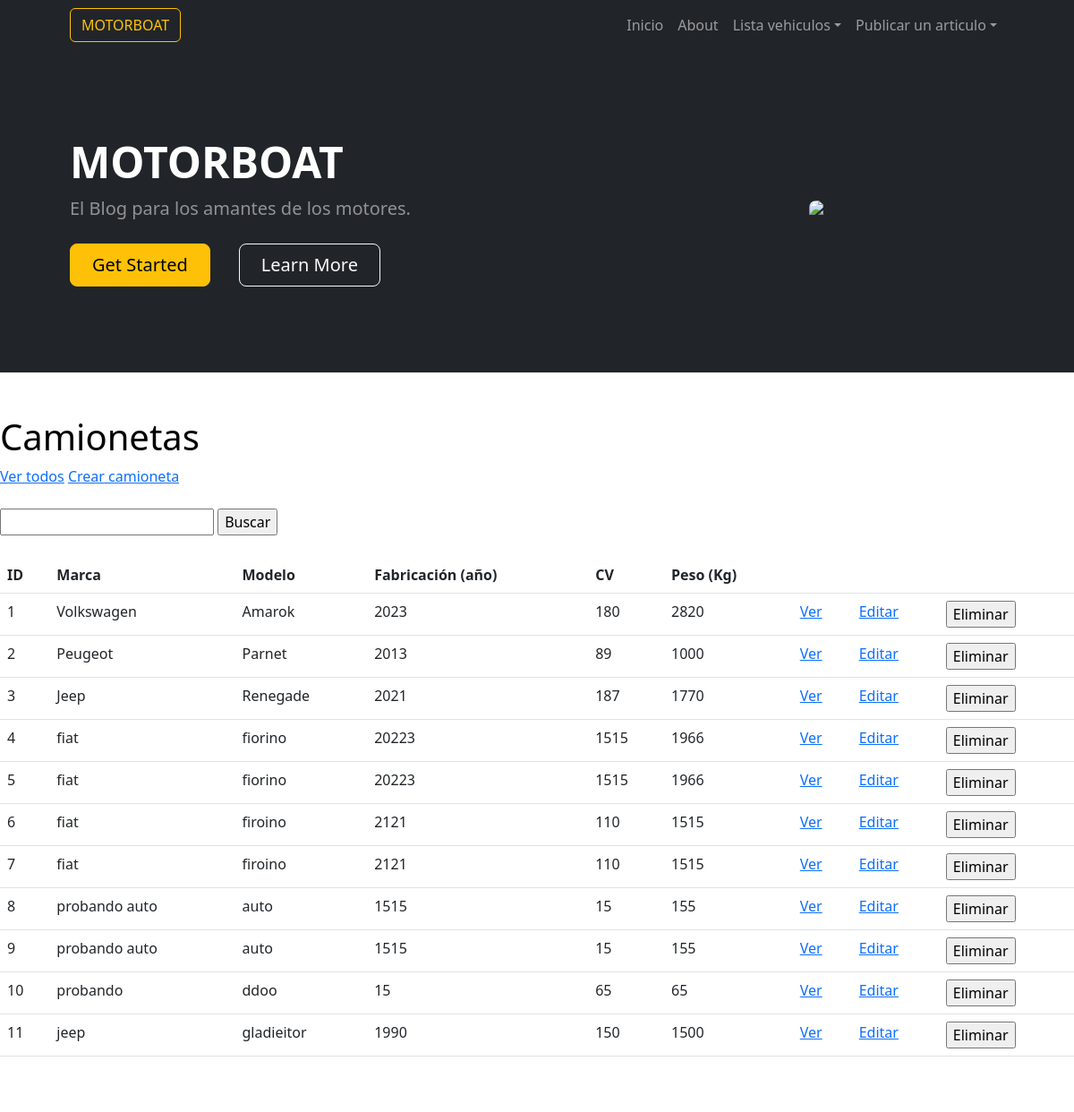
Page /vehiculos/camionetas/ (upper part) on the earlier database version.
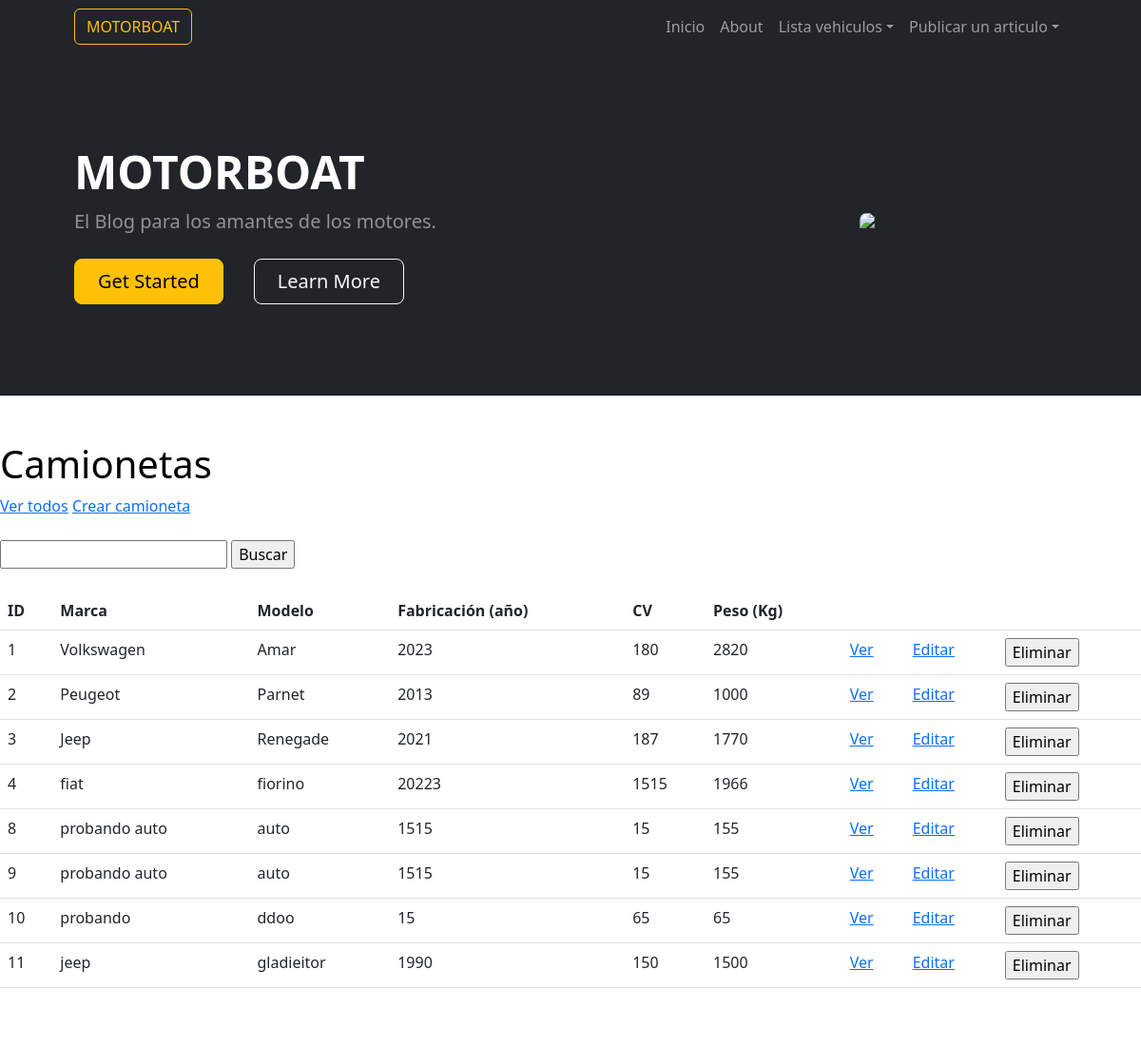
Same page on the later database version.
### app_vehiculos/models.py (models this page shows, shortened)
class Camioneta(models.Model):
    marca = models.CharField(max_length=256)
    modelo = models.CharField(max_length=256)
    fabricacion = models.IntegerField()
    cv= models.IntegerField(blank=True)
    peso = models.IntegerField(blank=True)

### app_vehiculos/views.py (the view)
# urls.py: path('camionetas/', listar_camioneta, name="listar_camionetas"),
def listar_camioneta(request):
    contexto = {
        "vehiculos": Camioneta.objects.all()
    }
    http_response = render(
        request=request,
        template_name='app_vehiculos/listar_camioneta.html',
        context=contexto,
    )
    return http_response

### app_vehiculos/templates/app_vehiculos/listar_camioneta.html (shortened to what this page needs)
{% extends "base.html" %}
{% block contenido %}
<h1 style="color:black;">
  Camionetas
</h1>
<a href="{% url 'listar_camionetas' %}">Ver todos</a>
<a href="{% url 'crear_camioneta' %}">Crear camioneta</a>
<br><br>
<form action="{% url 'buscar_camionetas' %}" method="post">
  <input type="text" name="busqueda">
  <input type="submit" value="Buscar">
</form>
<br>
<table class="table">
  <thead>
    <tr>
      <th>ID</th>
      <th>Marca</th>
      <th>Modelo</th>
      <th>Fabricación (año)</th>
      <th>CV</th>
      <th>Peso (Kg)</th>
      <th></th>
      <th></th>
      <th></th>
    </tr>
  </thead>
  <tbody>
    {% for vehiculo in vehiculos %}
    <tr>
      <td>{{ vehiculo.id }}</td>
      <td>{{ vehiculo.marca }}</td>
      <td>{{ vehiculo.modelo }}</td>
      <td>{{ vehiculo.fabricacion }}</td>
      <td>{{ vehiculo.cv }}</td>
      <td>{{ vehiculo.peso }}</td>
      <td>
        <a href="{% url 'ver_camioneta' vehiculo.id %}">Ver</a>
      </td>
      <td>
        <a href="{% url 'editar_camioneta' vehiculo.id %}">Editar</a>
      </td>
      <td>
        <form action="{% url 'eliminar_camioneta' vehiculo.id %}" method="post">
          <input type="submit" value="Eliminar"/>
        </form>
      </td>
    </tr>
    {% endfor %}
  </tbody>
</table>
{% endblock contenido %}

Differences in the rows shown:
removed Camioneta: id "5", marca "fiat", modelo "fiorino", fabricacion "20223", cv "1515", peso "1966"
removed Camioneta: id "6", marca "fiat", modelo "firoino", fabricacion "2121", cv "110", peso "1515"
removed Camioneta: id "7", marca "fiat", modelo "firoino", fabricacion "2121", cv "110", peso "1515"
changed Camioneta "Volkswagen": modelo "Amarok" → "Amar"
